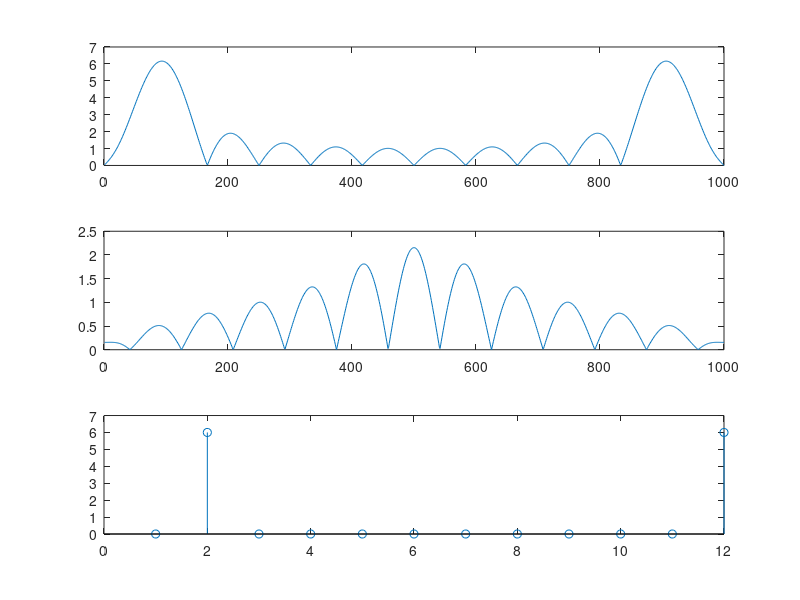

Reproduce this figure in MATLAB.
n=0:11;
H=zeros(1,1000);
%xn=cos(n*pi/6);
for N=1:1000
    H(N)=sum(cos(n*pi/6).*exp(-1i*n*(N/1000)*2*pi)); %DTFT
end
subplot(311);
plot(abs(H));
subplot(312);
n1=1:1000;
w=(n1/1000)*(2*pi);
H1=exp(-1i*6*w).*cos(6*w).*(2-sqrt(3)*exp(-1i*w))./(1-sqrt(3)*exp(-1i*w)-exp(-2i*w)); %may be the answer is wrong
plot(abs(H1));
Xk=zeros(1,size(n,2));
for k=n
    Xk(k+1)=sum(cos(n*pi/6).*exp(-1i*2*(pi/12)*n*k)); %DFT
end
subplot(313);
stem(abs(Xk));

